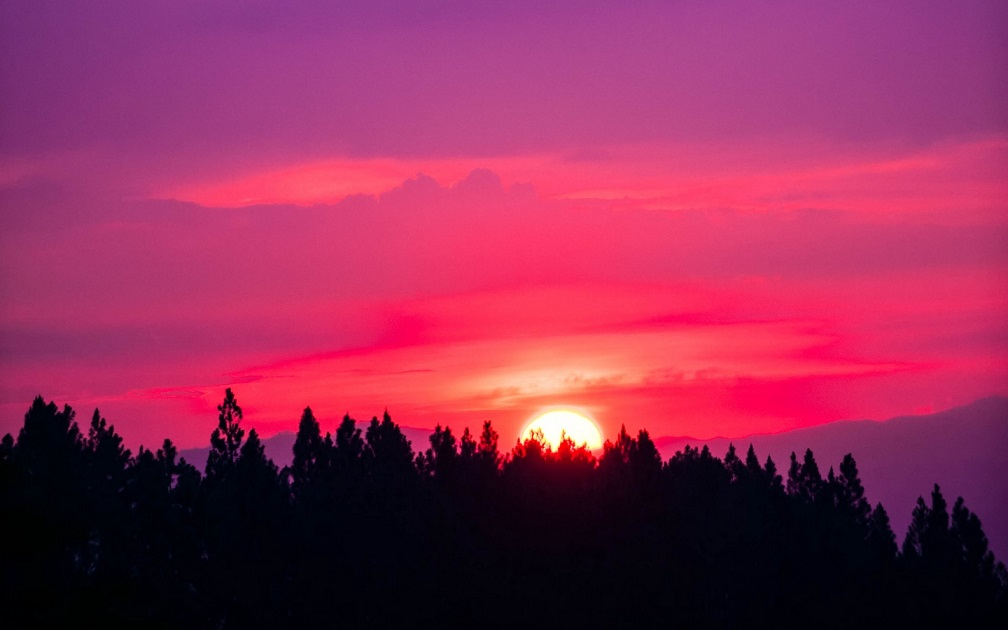
#> input picture OpenCV/images/sky.jpg, 1008 x 630 px, given in place of wt.png, which was not available
$ python watermark.py
#> lines starting #> are read from the running program, lines starting #| are printed output that depends on the picture; pictures that were not available may be replaced by others from this repository, and a replacement may not be noted
#> further down, logo is the input picture: shape (630, 1008, 3); mean B, G, R 85.4, 43.3, 144.1
### OpenCV/utils.py
import cv2
import os

# source: https://stackoverflow.com/a/44659589
def image_resize(image, width = None, height = None, inter = cv2.INTER_AREA):
    # initialize the dimensions of the image to be resized and
    # grab the image size
#> called with height = 50, inter = 3
    dim = None
    (h, w) = image.shape[:2]
#> h = 630; w = 1008
    # if both the width and height are None, then return the
    # original image
    if width is None and height is None:
        return image
    # check to see if the width is None
    if width is None:
        # calculate the ratio of the height and construct the
        # dimensions
        r = height / float(h)
#> r = 0.0794
        dim = (int(w * r), height)
#> dim = (80, 50)
    # otherwise, the height is None
    else:
        # calculate the ratio of the width and construct the
        # dimensions
        r = width / float(w)
        dim = (width, int(h * r))

    # resize the image
    resized = cv2.resize(image, dim, interpolation = inter)
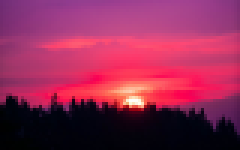
#> resized: shape (50, 80, 3) (shown 3 times larger); mean B, G, R 85.4, 43.3, 144.1
    # return the resized image
    return resized


class CFEVideoConf(object):
    # Standard Video Dimensions Sizes
    STD_DIMENSIONS =  {
        "360p": (480, 360),
        "480p": (640, 480),
        "720p": (1280, 720),
        "1080p": (1920, 1080),
        "4k": (3840, 2160),
    }
    # Video Encoding, might require additional installs
    # Types of Codes: http://www.fourcc.org/codecs.php
    VIDEO_TYPE = {
        'avi': cv2.VideoWriter_fourcc(*'XVID'),
        #'mp4': cv2.VideoWriter_fourcc(*'H264'),
        'mp4': cv2.VideoWriter_fourcc(*'XVID'),
    }

    width           = 640
    height          = 480
    dims            = (640, 480)
    capture         = None
    video_type      = None
    def __init__(self, capture, filepath, res="480p", *args, **kwargs):
        self.capture = capture
        self.filepath = filepath
        self.width, self.height = self.get_dims(res=res)
        self.video_type = self.get_video_type()

    # Set resolution for the video capture
    # Function adapted from https://kirr.co/0l6qmh
    def change_res(self, width, height):
        self.capture.set(3, width)
        self.capture.set(4, height)

    def get_dims(self, res='480p'):
        width, height = self.STD_DIMENSIONS['480p']
        if res in self.STD_DIMENSIONS:
            width, height = self.STD_DIMENSIONS[res]
        self.change_res(width, height)
        self.dims = (width, height)
        return width, height

    def get_video_type(self):
        filename, ext = os.path.splitext(self.filepath)
        if ext in self.VIDEO_TYPE:
          return  self.VIDEO_TYPE[ext]
        return self.VIDEO_TYPE['avi']

### OpenCV/watermark.py
import numpy as np
import cv2
from utils import CFEVideoConf, image_resize

cap = cv2.VideoCapture(0)

save_path = 'saved-media/watermark.mp4'
frames_per_second = 24
config = CFEVideoConf(cap, filepath=save_path, res='720p')
out = cv2.VideoWriter(save_path, config.video_type, frames_per_second, config.dims)

img_path = 'images/logo/wt.png'
logo = cv2.imread(img_path, -1)
watermark = image_resize(logo, height=50)
# watermark = cv2.cvtColor(watermark, cv2.COLOR_BGR2GRAY)
# watermark = cv2.cvtColor(watermark, cv2.COLOR_GRAY2BGR)
watermark = cv2.cvtColor(watermark, cv2.COLOR_BGR2BGRA)

# cv2.imshow('watermark', watermark)

while True:
    ret, frame = cap.read()
    frame = cv2.cvtColor(frame, cv2.COLOR_BGR2BGRA)

    # [12 lines of commented-out code are left out]

    frame_h, frame_w, frame_c = frame.shape
#> frame_h = 630; frame_w = 1008; frame_c = 4
    # print(frame.shape)

    # overlay w/ 4 channels RGB and Alpha
    overlay = np.zeros((frame_h, frame_w, 4), dtype='uint8')

    # [4 lines of commented-out code are left out]

    watermark_h, watermark_w, watermark_c = watermark.shape
#> watermark_h = 50; watermark_w = 80; watermark_c = 4
    for i in range(0, watermark_h):
        for j in range(0, watermark_w):
            if watermark[i, j][3] != 0:
                # watermark[i, j] # RGBA
                offset = 10
                h_offset = frame_h - watermark_h - offset
                w_offset = frame_w - watermark_w - offset
                overlay[h_offset + i, w_offset + j] = watermark[i, j]
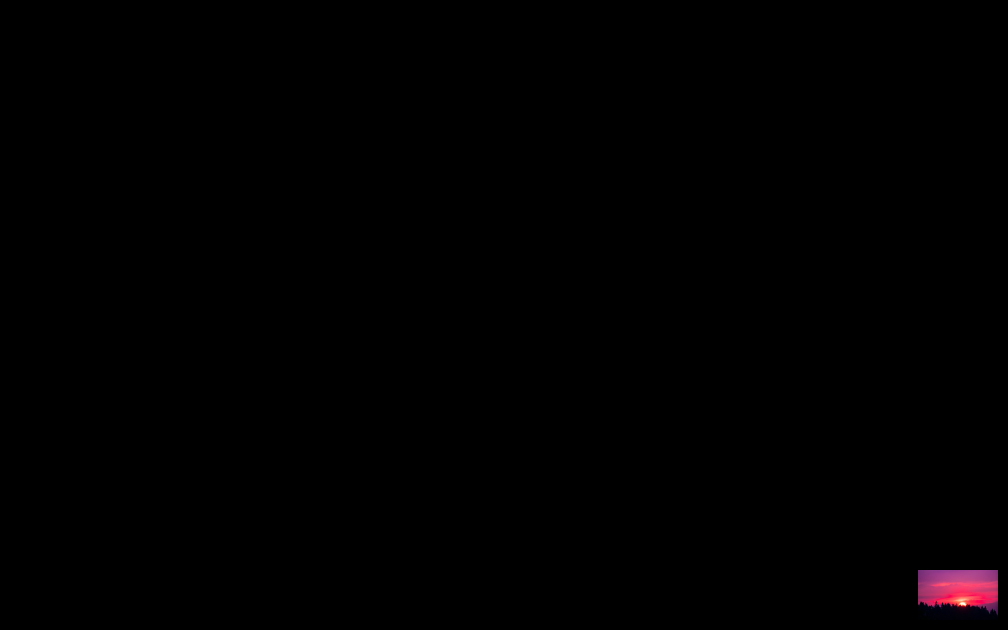
#> overlay: shape (630, 1008, 4); mean B, G, R, A 0.5, 0.3, 0.9, 1.6

    cv2.addWeighted(overlay, 0.25, frame, 1.0, 0, frame)
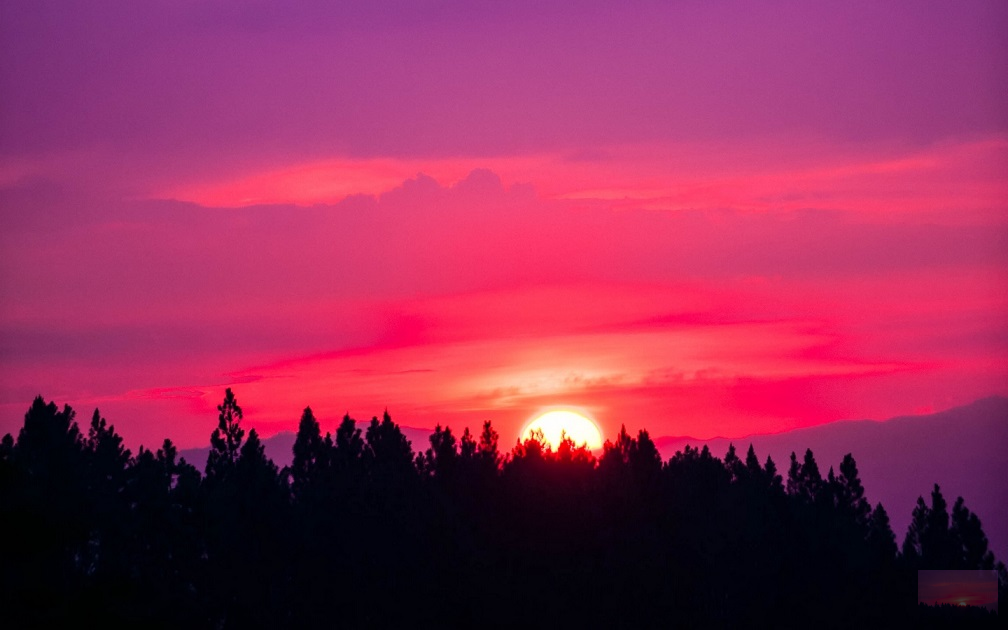
#> frame: shape (630, 1008, 4); mean B, G, R, A 85.5, 43.4, 144.3, 255

    frame = cv2.cvtColor(frame, cv2.COLOR_BGRA2BGR)
#> frame: shape (630, 1008, 3)
    out.write(frame)

    cv2.imshow('frame', frame)
    if cv2.waitKey(20) & 0xFF == ord('q'):
#> (key q is pressed here)
        break

cap.release()
out.release()
cv2.destroyAllWindows()
